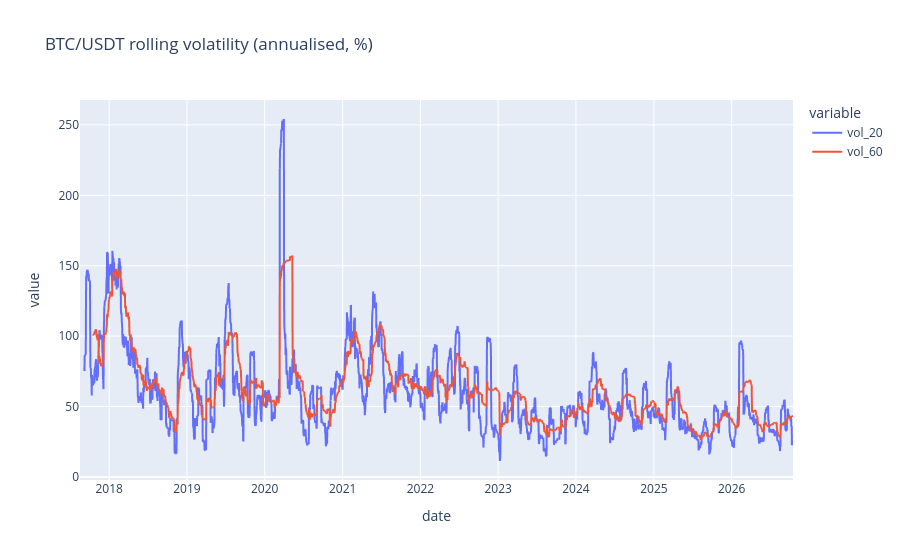

Notebook cell for this chart:
### Markdown cell above
### Volatility clustering

**Observation:** The 20- and 60-day rolling volatility is not constant. It drifted down through most of 2018 into a quiet autumn, then jumped around nov 2018. After 2020-03-12, `vol_20` dropped sharply around 2020-04-01 and `vol_60` around 2020-05-11, exactly when the crash day left each window. In March 2020, `vol_20` reacted sooner and more strongly than `vol_60`.

**Interpretation:** Calm and turbulent periods each persist for weeks, so recent volatility is informative about near-future volatility. This makes a simple historical-volatility baseline hard to beat in Phase 4. The drop-off cliffs are an artefact of equal-weight windows, not market events. Shorter windows trade stability for responsiveness.

### Code cell
vol_annual = df[["vol_20", "vol_60"]] * np.sqrt(365) * 100
fig = px.line(vol_annual, title="BTC/USDT rolling volatility (annualised, %)")
fig.show()

### Figure 1 — Plotly figure (JSON) as saved in the notebook; plotly's stock layout.template omitted (floating-point values rounded to 4 significant figures; data arrays with more than 128 entries replaced by an {"elided": "..."} marker saying what was removed)
{"data": [{"hovertemplate": "variable=vol_20<br>date=%{x}<br>value=%{y}<extra></extra>", "legendgroup": "vol_20", "line": {"color": "#636efa", "dash": "solid"}, "marker": {"symbol": "circle"}, "mode": "lines", "name": "vol_20", "showlegend": true, "type": "scattergl", "x": {"elided": "3348 str values"}, "xaxis": "x", "y": {"elided": "3348 float values"}, "yaxis": "y"}, {"hovertemplate": "variable=vol_60<br>date=%{x}<br>value=%{y}<extra></extra>", "legendgroup": "vol_60", "line": {"color": "#EF553B", "dash": "solid"}, "marker": {"symbol": "circle"}, "mode": "lines", "name": "vol_60", "showlegend": true, "type": "scattergl", "x": {"elided": "3348 str values"}, "xaxis": "x", "y": {"elided": "3348 float values"}, "yaxis": "y"}], "layout": {"legend": {"title": {"text": "variable"}, "tracegroupgap": 0}, "title": {"text": "BTC/USDT rolling volatility (annualised, %)"}, "xaxis": {"anchor": "y", "domain": [0, 1], "title": {"text": "date"}}, "yaxis": {"anchor": "x", "domain": [0, 1], "title": {"text": "value"}}}}
